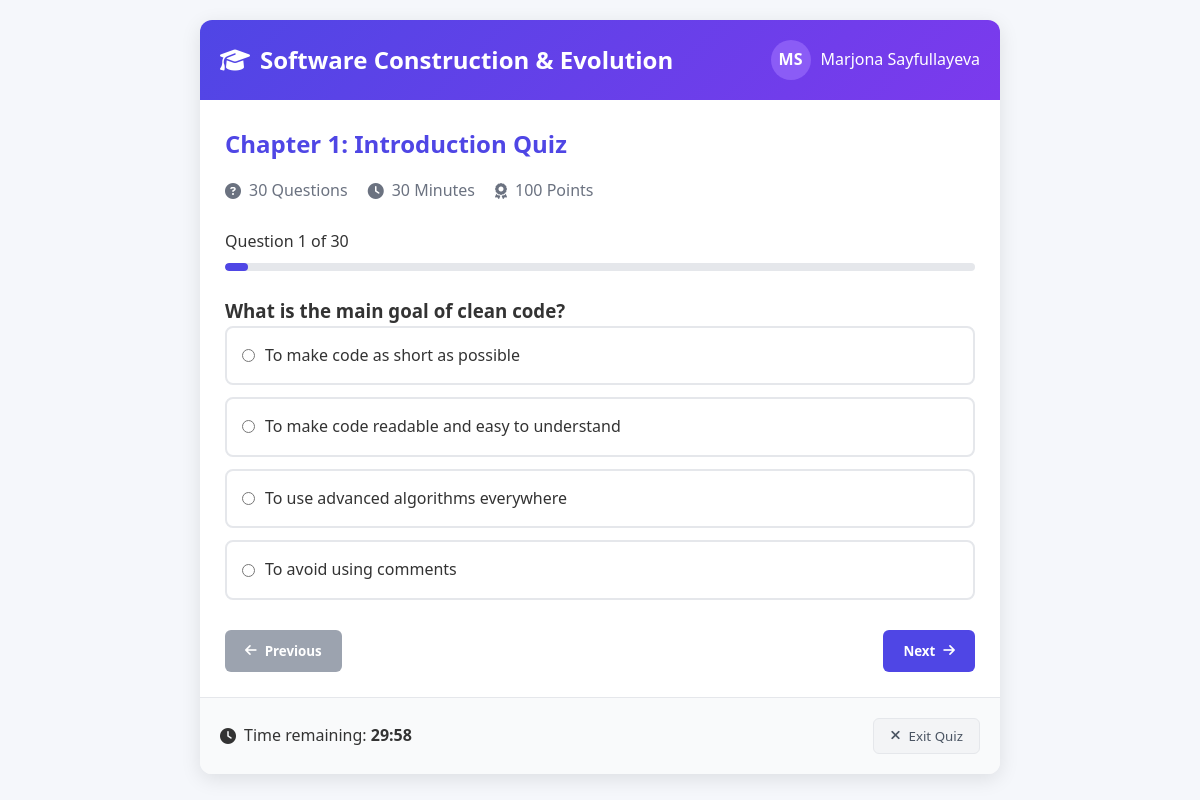
Page /quiz/6/ (signed in) on the committed database.
### learning/models.py (models this page shows, shortened)
class Question(models.Model):
    text = models.TextField()

class Choice(models.Model):
    question = models.ForeignKey(
        Question, related_name="choices", on_delete=models.CASCADE
    )
    text = models.CharField(max_length=255)
    is_correct = models.BooleanField(default=False)

### learning/views.py (the view)
# urls.py: path("quiz/<int:chapter_id>/", views.quiz_view, name="quiz_view"),
@login_required(login_url="login")
def quiz_view(request, chapter_id):
    quiz = get_object_or_404(Quiz, chapter_id=chapter_id)
    questions = []
    for qq in quiz.quiz_questions.select_related("question").all():
        question = qq.question
        questions.append(
            {
                "id": question.id,
                "text": question.text,
                "choices": question.choices.all(),
            }
        )
    return render(request, "quiz.html", {"quiz": quiz, "questions": questions})

### templates/quiz.html (shortened to what this page needs)
{% load static %}
<!DOCTYPE html>
<html lang="en">
<head>
    <link rel="stylesheet" href="https://cdnjs.cloudflare.com/ajax/libs/font-awesome/6.4.0/css/all.min.css">
    <link rel="stylesheet" href="{% static 'course/quiz_style.css' %}">
</head>
<body>
    <div class="quiz-container" style="display:none;">
        <header class="quiz-header">
            <h1><i class="fas fa-graduation-cap"></i> Software Construction & Evolution</h1>
            <div class="user-info">
                <div class="user-avatar">
                    {% if request.user.first_name or request.user.last_name %}
                    {{ request.user.first_name|slice:":1"|upper }}{{ request.user.last_name|slice:":1"|upper }}
                    {% else %}
                    {{ request.user.get_full_name|slice:":1"|upper }}
                    {% endif %}
                </div>
                <span>
                    {% if request.user.first_name or request.user.last_name %}
                    {{ request.user.first_name }} {{ request.user.last_name }}
                    {% else %}
                    {{ request.user.get_full_name }}
                    {% endif %}
                </span>
            </div>
        </header>
        <div class="quiz-content">
            <div class="quiz-info">
                <h2>Chapter 1: Introduction Quiz</h2>
                <div class="quiz-meta">
                    <div class="meta-item">
                        <i class="fas fa-question-circle"></i>
                        <span>30 Questions</span>
                    </div>
                    <div class="meta-item">
                        <i class="fas fa-clock"></i>
                        <span>30 Minutes</span>
                    </div>
                    <div class="meta-item">
                        <i class="fas fa-award"></i>
                        <span>100 Points</span>
                    </div>
                </div>
            </div>
            <div class="progress-container">
                <div class="progress-info">
                    <span>Question <span id="current-question">1</span> of 30</span>
                </div>
                <div class="progress-bar">
                    <div class="progress-fill" style="width: 3.33%"></div>
                </div>
            </div>
            <div class="question-container">
                <form method="post" action="{% url 'submit_quiz' quiz.id %}" id="quizForm">
                    {% for q in questions %}
                    <div class="question-block" id="question-{{ forloop.counter0 }}"
                        style="display: {% if forloop.first %}block{% else %}none{% endif %};">
                        <h3>{{ q.text }}</h3>
                        <div class="options-container">
                            {% for choice in q.choices %}
                            <label class="option">
                                <input type="radio" name="question_{{ q.id }}" value="{{ choice.id }}" style="margin-right: 10px;">
                                {{ choice.text }}
                            </label>
                            {% endfor %}
                        </div>
                    </div>
                    {% endfor %}
                    <div class="question-navigation">
                        <button type="button" class="nav-btn prev-btn" id="prevBtn" disabled>
                            <i class="fas fa-arrow-left"></i> Previous
                        </button>
                        <button type="button" class="nav-btn next-btn" id="nextBtn">
                            Next <i class="fas fa-arrow-right"></i>
                        </button>
                    </div>
                </form>
            </div>
        </div>
        <div class="quiz-footer">
            <div class="time-remaining">
                <i class="fas fa-clock"></i>
                <span>Time remaining: <strong id="time-display">30:00</strong></span>
            </div>
            <button class="exit-btn" id="exitBtn">
                <i class="fas fa-times"></i> Exit Quiz
            </button>
        </div>
    </div>
</body>
</html>

### static/course/quiz_style.css (style rules this page uses)
* { margin: 0; padding: 0; box-sizing: border-box; font-family: 'Segoe UI', Tahoma, Geneva, Verdana, sans-serif; }
body { background-color: #f5f7fb; color: #333; line-height: 1.6; }
.quiz-container { max-width: 800px; margin: 20px auto; background: white; border-radius: 12px; box-shadow: 0 5px 20px rgba(0, 0, 0, 0.1); overflow: hidden; }
.quiz-header { display: flex; justify-content: space-between; align-items: center; padding: 20px; background: linear-gradient(135deg, #4f46e5, #7c3aed); color: white; }
.quiz-header h1 { font-size: 1.5rem; display: flex; align-items: center; gap: 10px; }
.user-info { display: flex; align-items: center; gap: 10px; }
.user-avatar { width: 40px; height: 40px; border-radius: 50%; background: #8b5cf6; display: flex; align-items: center; justify-content: center; font-weight: bold; }
.quiz-content { padding: 25px; }
.quiz-info h2 { color: #4f46e5; margin-bottom: 15px; }
.quiz-meta { display: flex; gap: 20px; margin-bottom: 25px; }
.meta-item { display: flex; align-items: center; gap: 8px; color: #6b7280; }
.progress-container { margin-bottom: 25px; }
.progress-info { display: flex; justify-content: space-between; margin-bottom: 8px; }
.progress-bar { height: 8px; background: #e5e7eb; border-radius: 4px; overflow: hidden; }
.progress-fill { height: 100%; background: #4f46e5; border-radius: 4px; transition: width 0.3s ease; }
.question-block { margin-bottom: 25px; }
.options-container { display: flex; flex-direction: column; gap: 12px; }
.option { display: flex; align-items: center; padding: 15px; border: 2px solid #e5e7eb; border-radius: 8px; cursor: pointer; transition: all 0.2s ease; }
.question-navigation { display: flex; justify-content: space-between; margin-top: 30px; }
.nav-btn { display: flex; align-items: center; gap: 8px; padding: 12px 20px; background: #4f46e5; color: white; border: none; border-radius: 6px; cursor: pointer; font-weight: 600; transition: background 0.2s; }
.nav-btn:disabled { background: #9ca3af; cursor: not-allowed; }
.quiz-footer { display: flex; justify-content: space-between; align-items: center; padding: 20px; border-top: 1px solid #e5e7eb; background: #f9fafb; }
.time-remaining { display: flex; align-items: center; gap: 8px; font-size: 1rem; }
.exit-btn { display: flex; align-items: center; gap: 8px; padding: 8px 16px; background: #f3f4f6; color: #4b5563; border: 1px solid #e5e7eb; border-radius: 6px; cursor: pointer; transition: all 0.2s; }

### rows in the picture
Question: text "What is the main goal of clean code?"
Choice: text "To make code as short as possible"
Choice: text "To make code readable and easy to understand"
Choice: text "To use advanced algorithms everywhere"
Choice: text "To avoid using comments"

### other values in the picture
{{ request.user.first_name|slice:":1"|upper }} "M"
{{ request.user.last_name|slice:":1"|upper }} "S"
{{ request.user.first_name }} "Marjona"
{{ request.user.last_name }} "Sayfullayeva"
